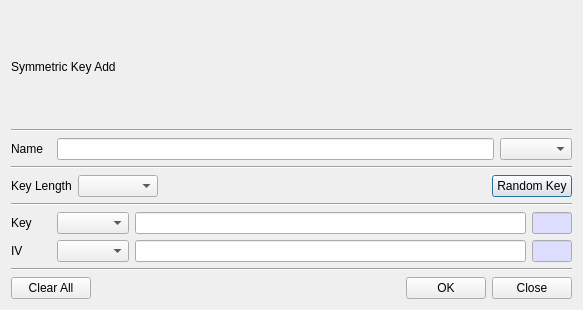
<?xml version="1.0" encoding="UTF-8"?>
<ui version="4.0">
 <class>KeyAddDlg</class>
 <widget class="QDialog" name="KeyAddDlg">
  <property name="geometry">
   <rect>
    <x>0</x>
    <y>0</y>
    <width>583</width>
    <height>310</height>
   </rect>
  </property>
  <property name="windowTitle">
   <string>Key Add Window</string>
  </property>
  <layout class="QVBoxLayout" name="verticalLayout">
   <item>
    <widget class="QLabel" name="label">
     <property name="text">
      <string>Symmetric Key Add</string>
     </property>
    </widget>
   </item>
   <item>
    <widget class="Line" name="line_2">
     <property name="orientation">
      <enum>Qt::Horizontal</enum>
     </property>
    </widget>
   </item>
   <item>
    <layout class="QGridLayout" name="gridLayout_4">
     <property name="topMargin">
      <number>0</number>
     </property>
     <item row="0" column="1">
      <widget class="QLineEdit" name="mNameText">
       <property name="minimumSize">
        <size>
         <width>400</width>
         <height>0</height>
        </size>
       </property>
      </widget>
     </item>
     <item row="0" column="0">
      <widget class="QLabel" name="label_2">
       <property name="minimumSize">
        <size>
         <width>40</width>
         <height>0</height>
        </size>
       </property>
       <property name="text">
        <string>Name</string>
       </property>
      </widget>
     </item>
     <item row="0" column="2">
      <widget class="QComboBox" name="mTypeCombo"/>
     </item>
    </layout>
   </item>
   <item>
    <widget class="Line" name="line_4">
     <property name="orientation">
      <enum>Qt::Horizontal</enum>
     </property>
    </widget>
   </item>
   <item>
    <layout class="QGridLayout" name="gridLayout_2">
     <item row="0" column="0">
      <widget class="QLabel" name="label_5">
       <property name="text">
        <string>Key Length</string>
       </property>
      </widget>
     </item>
     <item row="0" column="3">
      <widget class="QPushButton" name="mRandKeyBtn">
       <property name="text">
        <string>Random Key</string>
       </property>
      </widget>
     </item>
     <item row="0" column="1">
      <widget class="QComboBox" name="mKeyLenCombo">
       <property name="minimumSize">
        <size>
         <width>80</width>
         <height>0</height>
        </size>
       </property>
      </widget>
     </item>
     <item row="0" column="2">
      <spacer name="horizontalSpacer_2">
       <property name="orientation">
        <enum>Qt::Horizontal</enum>
       </property>
       <property name="sizeHint" stdset="0">
        <size>
         <width>40</width>
         <height>20</height>
        </size>
       </property>
      </spacer>
     </item>
    </layout>
   </item>
   <item>
    <widget class="Line" name="line_3">
     <property name="orientation">
      <enum>Qt::Horizontal</enum>
     </property>
    </widget>
   </item>
   <item>
    <layout class="QGridLayout" name="gridLayout_3">
     <item row="0" column="2">
      <widget class="QLineEdit" name="mKeyText"/>
     </item>
     <item row="0" column="0">
      <widget class="QLabel" name="label_3">
       <property name="minimumSize">
        <size>
         <width>40</width>
         <height>0</height>
        </size>
       </property>
       <property name="text">
        <string>Key</string>
       </property>
      </widget>
     </item>
     <item row="1" column="2">
      <widget class="QLineEdit" name="mIVText"/>
     </item>
     <item row="1" column="0">
      <widget class="QLabel" name="label_4">
       <property name="text">
        <string>IV</string>
       </property>
      </widget>
     </item>
     <item row="0" column="1">
      <widget class="QComboBox" name="mKeyTypeCombo"/>
     </item>
     <item row="1" column="1">
      <widget class="QComboBox" name="mIVTypeCombo"/>
     </item>
     <item row="0" column="3">
      <widget class="QLineEdit" name="mKeyLenText">
       <property name="minimumSize">
        <size>
         <width>40</width>
         <height>0</height>
        </size>
       </property>
       <property name="maximumSize">
        <size>
         <width>40</width>
         <height>16777215</height>
        </size>
       </property>
       <property name="palette">
        <palette>
         <active>
          <colorrole role="Base">
           <brush brushstyle="SolidPattern">
            <color alpha="255">
             <red>221</red>
             <green>221</green>
             <blue>255</blue>
            </color>
           </brush>
          </colorrole>
         </active>
         <inactive>
          <colorrole role="Base">
           <brush brushstyle="SolidPattern">
            <color alpha="255">
             <red>221</red>
             <green>221</green>
             <blue>255</blue>
            </color>
           </brush>
          </colorrole>
         </inactive>
         <disabled/>
        </palette>
       </property>
       <property name="readOnly">
        <bool>true</bool>
       </property>
      </widget>
     </item>
     <item row="1" column="3">
      <widget class="QLineEdit" name="mIVLenText">
       <property name="minimumSize">
        <size>
         <width>40</width>
         <height>0</height>
        </size>
       </property>
       <property name="maximumSize">
        <size>
         <width>40</width>
         <height>16777215</height>
        </size>
       </property>
       <property name="palette">
        <palette>
         <active>
          <colorrole role="Base">
           <brush brushstyle="SolidPattern">
            <color alpha="255">
             <red>221</red>
             <green>221</green>
             <blue>255</blue>
            </color>
           </brush>
          </colorrole>
         </active>
         <inactive>
          <colorrole role="Base">
           <brush brushstyle="SolidPattern">
            <color alpha="255">
             <red>221</red>
             <green>221</green>
             <blue>255</blue>
            </color>
           </brush>
          </colorrole>
         </inactive>
         <disabled/>
        </palette>
       </property>
       <property name="readOnly">
        <bool>true</bool>
       </property>
      </widget>
     </item>
    </layout>
   </item>
   <item>
    <widget class="Line" name="line">
     <property name="orientation">
      <enum>Qt::Horizontal</enum>
     </property>
    </widget>
   </item>
   <item>
    <layout class="QGridLayout" name="gridLayout">
     <item row="0" column="3">
      <widget class="QPushButton" name="mCloseBtn">
       <property name="text">
        <string>Close</string>
       </property>
      </widget>
     </item>
     <item row="0" column="2">
      <widget class="QPushButton" name="mOKBtn">
       <property name="text">
        <string>OK</string>
       </property>
      </widget>
     </item>
     <item row="0" column="1">
      <spacer name="horizontalSpacer">
       <property name="orientation">
        <enum>Qt::Horizontal</enum>
       </property>
       <property name="sizeHint" stdset="0">
        <size>
         <width>40</width>
         <height>20</height>
        </size>
       </property>
      </spacer>
     </item>
     <item row="0" column="0">
      <widget class="QPushButton" name="mClearAllBtn">
       <property name="text">
        <string>Clear All</string>
       </property>
      </widget>
     </item>
    </layout>
   </item>
  </layout>
 </widget>
 <resources/>
 <connections/>
</ui>
